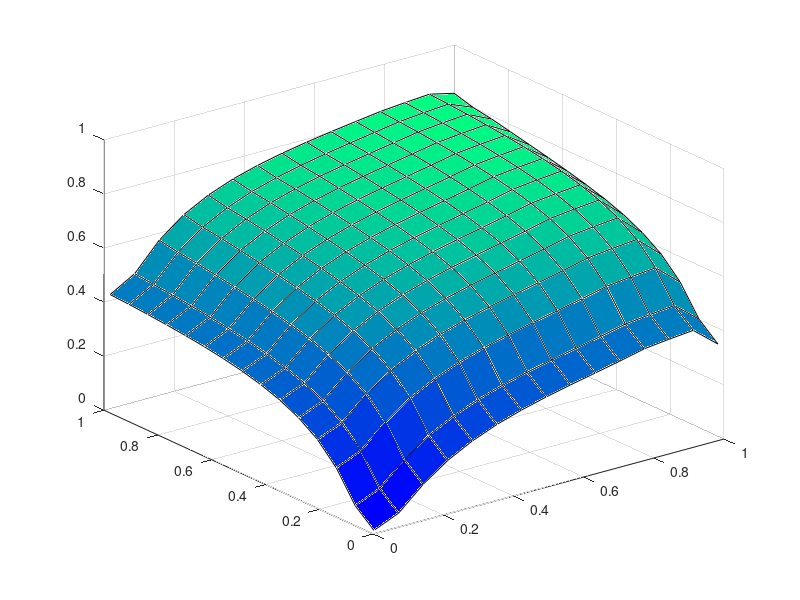

Reproduce this figure in MATLAB. (Note: this script raises an error after producing the figure.)
theta1_vec = linspace(0.01,0.99,15);
theta2_vec = linspace(0.01,0.99,15);

Throughput_SIM = cell2mat(struct2cell(load('Throughput_SIM.mat')));
Throughput_ANA = cell2mat(struct2cell(load('Throughput_ANA.mat')));

figure;
colormap winter 
leg_1 = surf(theta1_vec,theta2_vec,Throughput_SIM,'FaceColor','None'); hold on;
leg_2 = surf(theta1_vec,theta2_vec,Throughput_ANA,'EdgeColor','None'); hold on;

maximum = max(Throughput_SIM,[],'all');
[y,x] = find(Throughput_SIM==maximum);
lbl = plot3(theta1_vec(x),theta2_vec(y),Throughput_SIM(y,x),'pr',...
    'markerfacecolor','r','markersize',10); hold on;

contourf(theta1_vec,theta2_vec,Throughput_SIM); hold on;
plot(theta1_vec(x),theta2_vec(y),'pr',...
    'markerfacecolor','r','markersize',10); hold on;

xlabel('$\theta_1$','Interpreter','LaTex');
ylabel('$\theta_2$','Interpreter','LaTex');
zlabel('Throughput [bits/s/Hz]','Interpreter','LaTex');
set(gca,'Fontsize',8);
set(gcf,'Position',[100 100 300 250]);
axis([0 1 0 1]);
leg = legend([leg_1 leg_2 lbl],{'Sim','Ana','Optimal'},'Location','Best');
leg.ItemTokenSize = [15,18];
box on;
colorbar;

windowSize = get(gca,'TightInset'); 
windowSize(3) = 0.025;
windowSize(4) = 0.025;
set(gca,'LooseInset',windowSize);